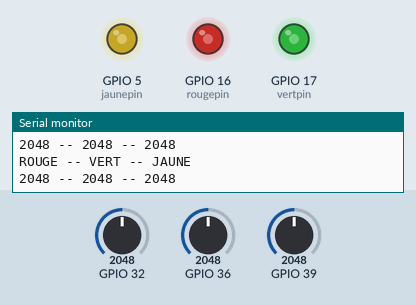
Recording of a sketch running on a simulated ESP32. Shown: output pins drawn as LEDs (lit = HIGH), the last lines printed to the serial monitor. Inputs (shaded band) come from the test bench; at power-on: GPIO 32 = 2048, GPIO 36 = 2048, GPIO 39 = 2048.

Above: at 2.8 s.
2.9 s: GPIO 32 set to 2866
At 5.2 s:
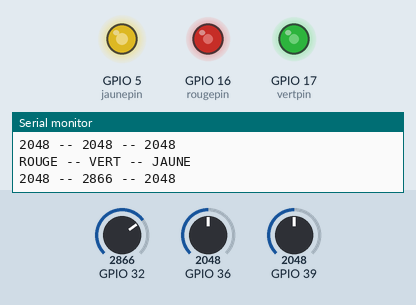
5.6 s: GPIO 36 set to 2866
At 6.8 s:
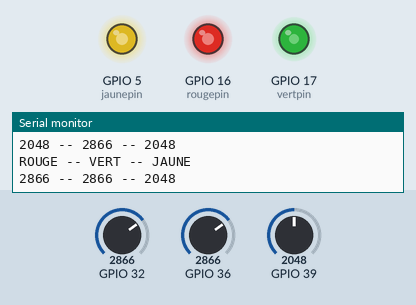
8.3 s: GPIO 39 set to 2866
At 11.1 s:
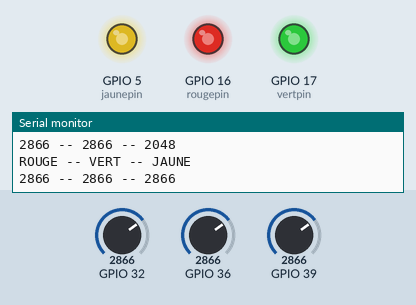
11.5 s: GPIO 32 set to 3603
At 12.7 s:
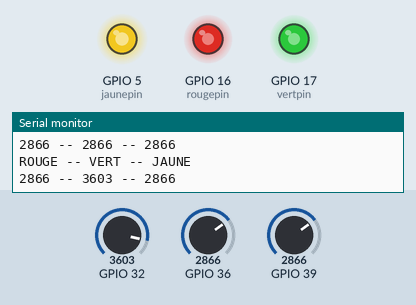
14.2 s: GPIO 36 set to 3603
At 17.0 s:
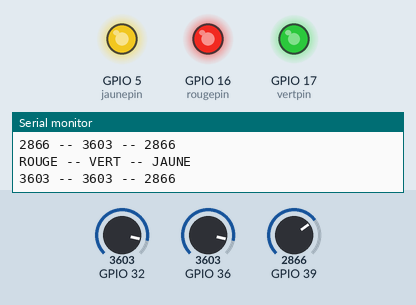
17.5 s: GPIO 39 set to 3603
At 18.5 s:
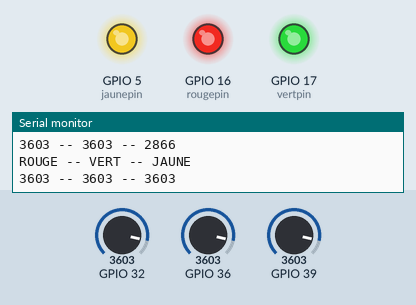
Timing chart, 0 to 20.5 s (numbered marks = the images above; inputs shaded):
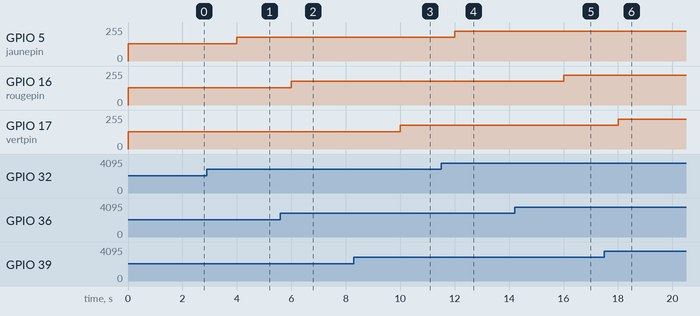

The sketch:

LED_Dim_3.ino
```cpp
const int rougepin = 16;
const int vertpin = 17;
const int jaunepin = 5;
uint16_t rougeDutyCycle;
uint16_t vertDutyCycle;
uint16_t jauneDutyCycle;
const int rougePWMFreq = 5000;
const int rougePWMChannel = 0;
const int rougePWMRes = 12;
const int rougeMaxDutyCycle = (int)(pow(2, rougePWMRes) - 1);
const int jaunePWMFreq = 5000;
const int jaunePWMChannel = 2;
const int jaunePWMRes = 12;
const int jauneMaxDutyCycle = (int)(pow(2, rougePWMRes) - 1);
const int vertPWMFreq = 5000;
const int vertPWMChannel = 4;
const int vertPWMRes = 12;
const int vertMaxDutyCycle = (int)(pow(2, rougePWMRes) - 1);
const int ADC_RESOLUTION = 4095;

void setup() {
  Serial.begin(115200);
  ledcSetup(rougePWMChannel, rougePWMFreq, rougePWMRes);
  ledcSetup(jaunePWMChannel, jaunePWMFreq, jaunePWMRes);
  ledcSetup(vertPWMChannel, vertPWMFreq, vertPWMRes);
  ledcAttachPin(rougepin, rougePWMChannel);
  ledcAttachPin(jaunepin, jaunePWMChannel);
  ledcAttachPin(vertpin, vertPWMChannel);
}

void loop() {
  rougeDutyCycle = analogRead(A0);
  vertDutyCycle = analogRead(A3);
  jauneDutyCycle = analogRead(A4);
  rougeDutyCycle = map(rougeDutyCycle, 0, ADC_RESOLUTION, 0, rougeMaxDutyCycle);
  vertDutyCycle = map(vertDutyCycle, 0, ADC_RESOLUTION, 0, vertMaxDutyCycle);
  jauneDutyCycle = map(jauneDutyCycle, 0, ADC_RESOLUTION, 0, jauneMaxDutyCycle);
  ledcWrite(rougePWMChannel, rougeDutyCycle);
  ledcWrite(jaunePWMChannel, jauneDutyCycle);
  ledcWrite(vertPWMChannel, vertDutyCycle);
  Serial.println("ROUGE -- VERT -- JAUNE");
  Serial.print(rougeDutyCycle);
  Serial.print(" -- ");
  Serial.print(jauneDutyCycle);
  Serial.print(" -- ");
  Serial.println(vertDutyCycle);
  delay(2000);
}
```

Measured:
- after the input at 2.9 s, GPIO 5 (jaunepin): 128/255 → 178/255 after 1.1 s
- after the input at 5.6 s, GPIO 16 (rougepin): 128/255 → 178/255 after 0.40 s
- after the input at 8.3 s, GPIO 17 (vertpin): 128/255 → 178/255 after 1.7 s
- after the input at 11.5 s, GPIO 5 (jaunepin): 178/255 → 224/255 after 0.50 s
- after the input at 14.2 s, GPIO 16 (rougepin): 178/255 → 224/255 after 1.8 s
- after the input at 17.5 s, GPIO 17 (vertpin): 178/255 → 224/255 after 0.51 s
